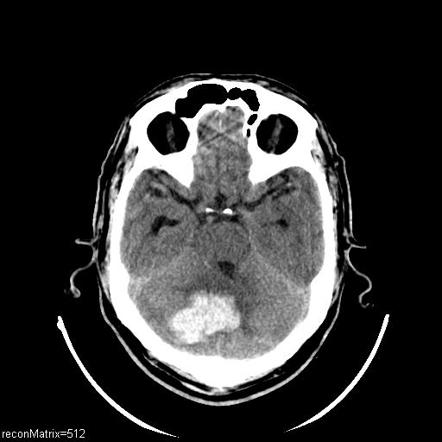
#> input picture Image.jpg, 442 x 442 px
$ python Image_Encryption.py
#> lines starting #> are read from the running program, lines starting #| are printed output that depends on the picture
import cv2
import numpy as np
from PIL import Image, ImageFilter

#Input Image
input_image = cv2.imread('Image.jpg')
#> input_image is the input picture: shape (442, 442, 3); min 0, max 255, mean 50.1

#Convert the truecolor RGB image to the grayscale image
gray = cv2.cvtColor(input_image, cv2.COLOR_BGR2GRAY)
input_image = cv2.GaussianBlur(gray,(3,3),0)
#> input_image: shape (442, 442)
input_image=np.array(input_image)
ed = Image.fromarray(input_image)
ed.show(title="Input image")

lt, bt = input_image.shape
#> lt = 442; bt = 442
image = input_image

#print(input_image)
print(input_image.shape)
#| (442, 442)

input_image = input_image.flatten()
print(input_image.size)
#| 195364
# [7 lines of commented-out code are left out]
kernelx = np.array([[1,1,1],[0,0,0],[-1,-1,-1]])
kernely = np.array([[-1,0,1],[-1,0,1],[-1,0,1]])
img_prewittx = cv2.filter2D(input_image, -1, kernelx)
img_prewitty = cv2.filter2D(input_image, -1, kernely)
edge_detected = np.array(img_prewittx + img_prewitty)

edge_detected = edge_detected.reshape(lt, bt)
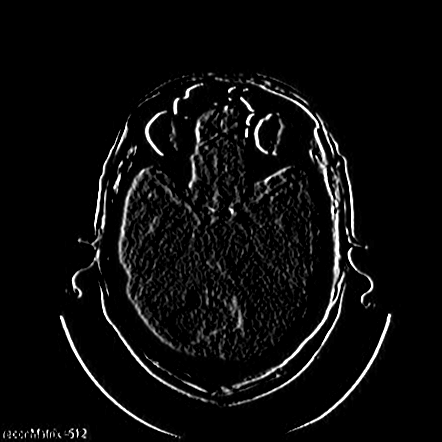
#> edge_detected: shape (442, 442); min 0, max 255, mean 11.8

ed = Image.fromarray(edge_detected)
ed.show()

    #print(key[i])

#Key Generation using Chaotic Map proposed by the paper
key = []
k = 0
lmd = 12
edge_detected = edge_detected.flatten()
for i in range ( len(edge_detected) ):
    im = edge_detected[i]
    k1 = ( lmd - k ) / ( lmd - (im * k ))
    k = k1
    #print(k)
    key.append(int((k*pow(10, 16))%256))
#> this loop made 195364 passes
#> (k1, k) on passes 1 to 3: (1, 1), (0.917, 0.917), (0.924, 0.924)
#> after the loop, key = 195364 items

#Cipher image pixels by OTP ( modular addition with key and edge detected image)
cipher = []
for i in range ( len(input_image) ):
    e = edge_detected[i]
    k = key[i]
    c = e + k
    cipher.append(int((c%256)))
#> this loop made 195364 passes
#> (k, c) on passes 1 to 3: (0, 0), (170, 170), (200, 200)
#> after the loop, cipher = 195364 items

#Converting cipher array to image
l = 0
en = np.array(image)

print("Length", lt)
#| Length 442
print("Breadth", bt)
#| Breadth 442

for i in range (0 , lt):
    for j in range (0 ,bt):
        en[i][j] = cipher[l]
        l = l + 1
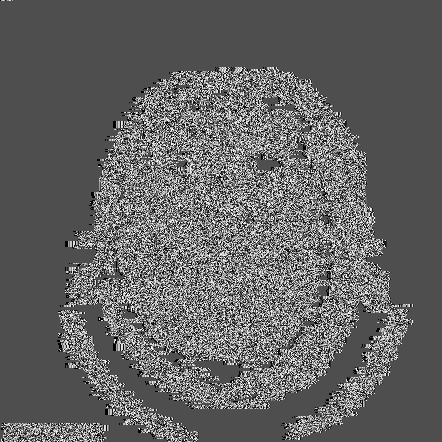
#> en: shape (442, 442); min 0, max 255, mean 99.7
#> after the loop, l = 195364

cipher = Image.fromarray(en)
cipher.show(title="Cipher")
